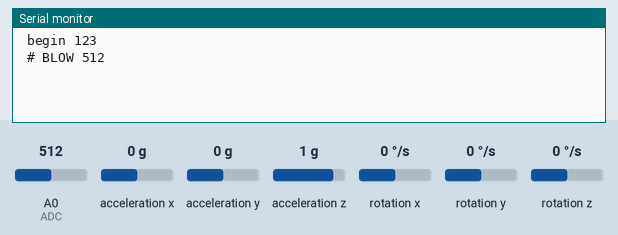
The sketch below on a simulated Arduino Leonardo, built with avr-gcc and run on an emulated ATmega32U4. Parts: the last lines printed to the serial monitor. Inputs (shaded band) come from the test bench; at power-on: A0 (ADC) = 512, acceleration x 0 g, acceleration y 0 g, acceleration z 1 g, rotation x 0 °/s, rotation y 0 °/s, rotation z 0 °/s. USB keyboard and mouse output is not drawn.

Above: at 2.2 s.
2.3 s: A0 (ADC) set to 716
At 3.5 s:
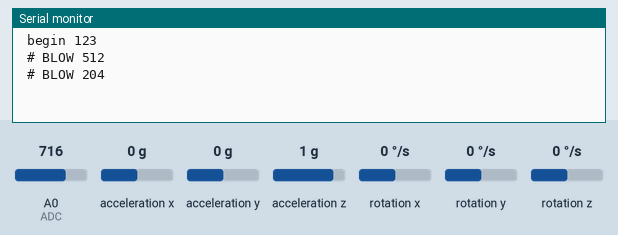
3.8 s: A0 (ADC) set to 992
At 4.9 s:
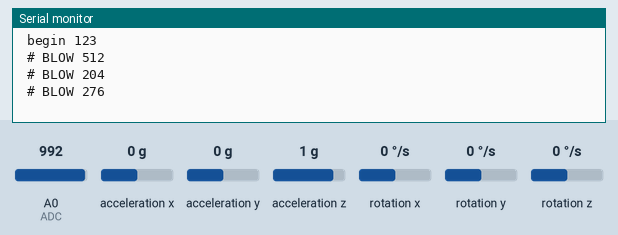

The sketch:

disabil_v3.ino
```cpp
#include "MPU9250.h"
#include "Keyboard.h"

// Keys https://www.arduino.cc/reference/en/language/functions/usb/keyboard/keyboardmodifiers/
// KEY_UP_ARROW    KEY_RETURN   KEY_F1

#define SEND_KEYBOARD   1
#define BLOW_KEY    KEY_UP_ARROW
#define SHAKE_KEY   KEY_UP_ARROW
#define KEY_TIME    330

#define pt(x)   Serial.print(x)
#define pl(x)   Serial.println(x)
MPU9250 mpu;

#define ADC   A0
#define N_AVRG  10

//  **    IMU

float accLim = 2.6;
long accBounce = 0;
int accTime = 300;

// MIC
uint8_t blow = 0;
uint8_t av = 0;
int avrg[N_AVRG];
long last_average = 0;
long blow_time = 0;


void setup()
{
    Serial.begin(115200);
    delay(1000);

    if(SEND_KEYBOARD) Keyboard.begin();

    Wire.begin();
    mpu.setup();
    pt(" begin "); pl(123);
}


void loop()
{
    //  **  IMU
    mpu.update();

    // * ACC
    // float getAcc(uint8_t i) const { return (i < 3) ? a[i] : 0.f; }
    float x = mpu.getAcc(0);
    float y = mpu.getAcc(1);
    float z = mpu.getAcc(2);
    float mag = abs(x)+abs(y)+abs(z);

    if(mag>accLim){
      if(millis()-accBounce>accTime){
        pt("SHAKE ");    pl(mag);
        if(SEND_KEYBOARD){
          Keyboard.press(SHAKE_KEY);
          delay(KEY_TIME);
          Keyboard.release(SHAKE_KEY);
        }
        accBounce = millis();
      }
    }
    //-printRawData();


    //    **    MIC

    // * Read
  int vai = analogRead(ADC);
  avrg[av] = vai;
  av++;   if(av>=N_AVRG)  av = 0;

  // * Diff and check
  int diff = vai-last_average; //
  if(diff>200)
  {
    if(!blow)
    if(millis()-blow_time>400)
    {
      if(SEND_KEYBOARD)  {
        Keyboard.press(BLOW_KEY);
        delay(KEY_TIME);
        Keyboard.release(BLOW_KEY);
      }
      pt(" # BLOW "); pl(diff);
      blow = 1;
    }
  }
  else{
    if(diff<50)
    if(blow){
      blow = 0;
      blow_time = millis();
//      Serial.println("__");
    }
  }

  // * Get average
  long average = 0;
  for(uint8_t x=0;x<N_AVRG;x++){
    average += avrg[x];
  }
  average /= N_AVRG;
  last_average = average;

  //delay(10);

  // * Eo loop
}
```

Measured:
- after the input at 2.3 s, the serial monitor: prints a new line after 0.33 s (image 1)
- after the input at 3.8 s, the serial monitor: prints a new line after 0.34 s (image 2)
